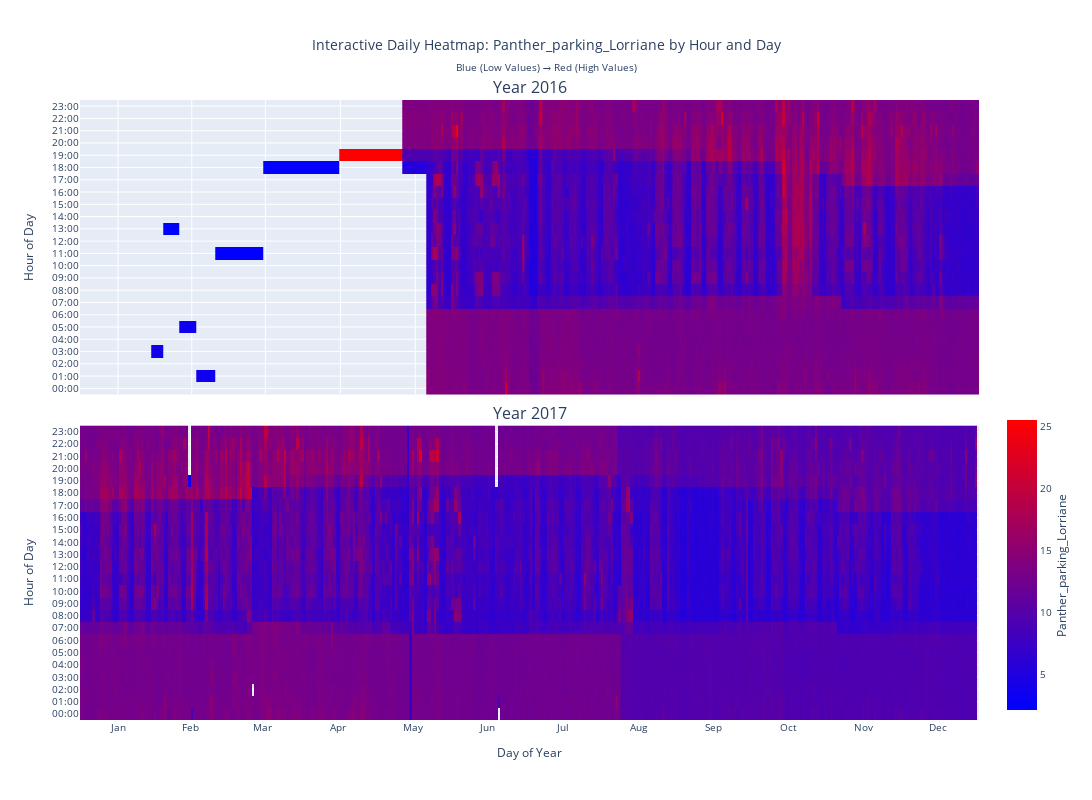

Here is the notebook cell this chart was saved with:
### Code cell
import pandas as pd
import numpy as np
import plotly.graph_objects as go
from plotly.subplots import make_subplots
import plotly.express as px
from typing import Tuple, Optional
import warnings

def plot_anomaly_detection_heatmap(df: pd.DataFrame, column: str, timestamp_col: str = 'timestamp') -> None:
    """
    Creates interactive heatmaps showing hourly data for each day across 2 years.
    
    Args:
        df (pd.DataFrame): DataFrame containing the data with a timestamp column.
        column (str): Name of the column to plot
        timestamp_col (str): Name of the timestamp column (default: 'timestamp')
    """
    
    # Make a copy to avoid modifying original dataframe
    data = df.copy()
    
    # Ensure the timestamp column is in datetime format
    data[timestamp_col] = pd.to_datetime(data[timestamp_col], errors='coerce')
    
    # Extract date components
    data['year'] = data[timestamp_col].dt.year
    data['month'] = data[timestamp_col].dt.month
    data['day'] = data[timestamp_col].dt.day
    data['hour'] = data[timestamp_col].dt.hour
    data['date'] = data[timestamp_col].dt.date
    data['day_of_year'] = data[timestamp_col].dt.dayofyear
    
    # Get unique years
    years = sorted(data['year'].unique())
    
    # Use original values without log transformation
    data['values'] = data[column]
    
    # Calculate anomaly thresholds using percentiles
    valid_values = data['values'].dropna()
    if len(valid_values) == 0:
        raise ValueError(f"No valid values found in column '{column}'")
    
    # Define thresholds for anomalies - simplified
    low_threshold = valid_values.quantile(0.25)   # Bottom 25%
    high_threshold = valid_values.quantile(0.75)  # Top 75%
    
    # Create subplot layout
    fig = make_subplots(
        rows=len(years), cols=1,
        subplot_titles=[f'Year {year}' for year in years],
        vertical_spacing=0.05,
        shared_xaxes=True
    )
    
    # Month names and positions for x-axis ticks
    month_names = ['Jan', 'Feb', 'Mar', 'Apr', 'May', 'Jun',
                   'Jul', 'Aug', 'Sep', 'Oct', 'Nov', 'Dec']
    
    # Hour labels
    hour_labels = [f'{i:02d}:00' for i in range(24)]
    
    for year_idx, year in enumerate(years):
        year_data = data[data['year'] == year].copy()
        
        # Sort by timestamp to ensure proper ordering
        year_data = year_data.sort_values(timestamp_col)
        
        # Create pivot table for heatmap - using day_of_year to show all days
        pivot_values = year_data.pivot_table(
            index='hour', 
            columns='day_of_year', 
            values='values', 
            aggfunc='first'  # Take first value if multiple (shouldn't happen with hourly data)
        )
        
        # Create pivot for dates for hover text
        pivot_dates = year_data.pivot_table(
            index='hour', 
            columns='day_of_year', 
            values='date', 
            aggfunc='first'
        )
        
        # Ensure we have all hours (0-23)
        all_hours = list(range(24))
        pivot_values = pivot_values.reindex(index=all_hours)
        pivot_dates = pivot_dates.reindex(index=all_hours)
        
        # Simple two-color colorscale: Blue (low) to Red (high)
        colorscale = [
            [0.0, '#0000FF'],    # Blue - low values
            [1.0, '#FF0000']     # Red - high values
        ]
        
        # Create hover text
        hover_text = []
        for hour in range(24):
            hover_row = []
            for day_col in pivot_values.columns:
                value = pivot_values.loc[hour, day_col] if day_col in pivot_values.columns else np.nan
                date_val = pivot_dates.loc[hour, day_col] if day_col in pivot_dates.columns else None
                
                if pd.isna(value):
                    hover_text_cell = f"Time: {hour:02d}:00<br>Date: {date_val}<br>Value: No Data"
                else:
                    # Determine status based on thresholds
                    if value <= low_threshold:
                        anomaly_status = "Low"
                    elif value >= high_threshold:
                        anomaly_status = "High"
                    else:
                        anomaly_status = "Normal"
                    
                    hover_text_cell = (f"Time: {hour:02d}:00<br>"
                                     f"Date: {date_val}<br>"
                                     f"Value: {value:.2f}<br>"
                                     f"Status: {anomaly_status}")
                
                hover_row.append(hover_text_cell)
            hover_text.append(hover_row)
        
        # Create x-axis labels (day of year)
        x_labels = list(pivot_values.columns)
        
        # Add heatmap to subplot
        fig.add_trace(
            go.Heatmap(
                z=pivot_values.values,
                x=x_labels,
                y=hour_labels,
                colorscale=colorscale,
                hovertemplate='%{customdata}<extra></extra>',
                customdata=hover_text,
                showscale=True if year_idx == len(years)-1 else False,  # Show colorbar only for last subplot
                colorbar=dict(
                    title=f"{column}",
                    titleside="right",
                    x=1.02,
                    len=0.5,
                    y=0.25
                ) if year_idx == len(years)-1 else None,
                zmin=valid_values.min(),
                zmax=valid_values.max()
            ),
            row=year_idx+1, col=1
        )
        
        # Add month boundary lines and labels
        month_boundaries = []
        month_positions = []
        
        for month in range(1, 13):
            month_data = year_data[year_data['month'] == month]
            if not month_data.empty:
                first_day = month_data['day_of_year'].min()
                month_boundaries.append(first_day)
                # Position label in middle of month
                if month < 12:
                    next_month_data = year_data[year_data['month'] == month + 1]
                    if not next_month_data.empty:
                        last_day = next_month_data['day_of_year'].min() - 1
                    else:
                        last_day = month_data['day_of_year'].max()
                else:
                    last_day = month_data['day_of_year'].max()
                
                month_positions.append((first_day + last_day) / 2)
        
        # Update x-axis for this subplot
        fig.update_xaxes(
            title_text="Day of Year" if year_idx == len(years)-1 else "",
            tickmode='array',
            tickvals=month_positions,
            ticktext=month_names[:len(month_positions)],
            row=year_idx+1, col=1
        )
        
        # Update y-axis
        fig.update_yaxes(
            title_text="Hour of Day",
            row=year_idx+1, col=1
        )
    
    # Update layout
    fig.update_layout(
        title=dict(
            text=f'Interactive Daily Heatmap: {column} by Hour and Day<br><sub>Blue (Low Values) → Red (High Values)</sub>',
            x=0.5,
            font=dict(size=14)
        ),
        width=1200,
        height=400 * len(years),
        font=dict(size=10)
    )
    
    # Show the plot
    fig.show()
    
    # Print summary statistics
    print(f"\n=== Summary Statistics for {column} ===")
    print(f"Total data points: {len(data)}")
    print(f"Valid values: {len(valid_values)}")
    print(f"Missing/NaN values: {len(data) - len(valid_values)}")
    print(f"Years covered: {years}")
    print(f"Value range: {valid_values.min():.2f} to {valid_values.max():.2f}")
    print(f"Thresholds:")
    print(f"  Low (25th percentile): < {low_threshold:.2f}")
    print(f"  Normal: {low_threshold:.2f} - {high_threshold:.2f}")
    print(f"  High (75th percentile): > {high_threshold:.2f}")
    
    return fig


column_name = electricity_data.columns[1]

# Call the function to plot the heatmap for the specified column
fig = plot_anomaly_detection_heatmap(electricity_data, column=column_name)
# Save the figure as an HTML file
fig.write_html('anomaly_detection_heatmap.html')
print(f"Anomaly detection heatmap for '{column_name}' has been saved to 'anomaly_detection_heatmap.html'.")

### Figure 1 — Plotly figure (JSON) as saved in the notebook; plotly's stock layout.template omitted (floating-point values rounded to 4 significant figures; data arrays with more than 128 entries replaced by an {"elided": "..."} marker saying what was removed)
{"data": [{"colorscale": [[0, "#0000FF"], [1, "#FF0000"]], "customdata": {"elided": "24x233 str values"}, "hovertemplate": "%{customdata}<extra></extra>", "showscale": false, "type": "heatmap", "x": {"elided": "233 int values"}, "xaxis": "x", "y": ["00:00", "01:00", "02:00", "03:00", "04:00", "05:00", "06:00", "07:00", "08:00", "09:00", "10:00", "11:00", "12:00", "13:00", "14:00", "15:00", "16:00", "17:00", "18:00", "19:00", "20:00", "21:00", "22:00", "23:00"], "yaxis": "y", "z": {"elided": "24x233 float values"}, "zmax": 25.5, "zmin": 2.1}, {"colorbar": {"len": 0.5, "title": {"side": "right", "text": "Panther_parking_Lorriane"}, "x": 1.02, "y": 0.25}, "colorscale": [[0, "#0000FF"], [1, "#FF0000"]], "customdata": {"elided": "24x365 str values"}, "hovertemplate": "%{customdata}<extra></extra>", "showscale": true, "type": "heatmap", "x": {"elided": "365 int values"}, "xaxis": "x2", "y": ["00:00", "01:00", "02:00", "03:00", "04:00", "05:00", "06:00", "07:00", "08:00", "09:00", "10:00", "11:00", "12:00", "13:00", "14:00", "15:00", "16:00", "17:00", "18:00", "19:00", "20:00", "21:00", "22:00", "23:00"], "yaxis": "y2", "z": {"elided": "24x365 float values"}, "zmax": 25.5, "zmin": 2.1}], "layout": {"annotations": [{"font": {"size": 16}, "showarrow": false, "text": "Year 2016", "x": 0.5, "xanchor": "center", "xref": "paper", "y": 1, "yanchor": "bottom", "yref": "paper"}, {"font": {"size": 16}, "showarrow": false, "text": "Year 2017", "x": 0.5, "xanchor": "center", "xref": "paper", "y": 0.475, "yanchor": "bottom", "yref": "paper"}], "font": {"size": 10}, "height": 800, "title": {"font": {"size": 14}, "text": "Interactive Daily Heatmap: Panther_parking_Lorriane by Hour and Day<br><sub>Blue (Low Values) → Red (High Values)</sub>", "x": 0.5}, "width": 1200, "xaxis": {"anchor": "y", "domain": [0, 1], "matches": "x2", "showticklabels": false, "tickmode": "array", "ticktext": ["Jan", "Feb", "Mar", "Apr", "May", "Jun", "Jul", "Aug", "Sep", "Oct", "Nov", "Dec"], "tickvals": [16, 46, 76, 106.5, 137, 167.5, 198, 229, 259.5, 290, 320.5, 351], "title": {"text": ""}}, "xaxis2": {"anchor": "y2", "domain": [0, 1], "tickmode": "array", "ticktext": ["Jan", "Feb", "Mar", "Apr", "May", "Jun", "Jul", "Aug", "Sep", "Oct", "Nov", "Dec"], "tickvals": [16, 45.5, 75, 105.5, 136, 166.5, 197, 228, 258.5, 289, 319.5, 350], "title": {"text": "Day of Year"}}, "yaxis": {"anchor": "x", "domain": [0.525, 1], "title": {"text": "Hour of Day"}}, "yaxis2": {"anchor": "x2", "domain": [0, 0.475], "title": {"text": "Hour of Day"}}}}
